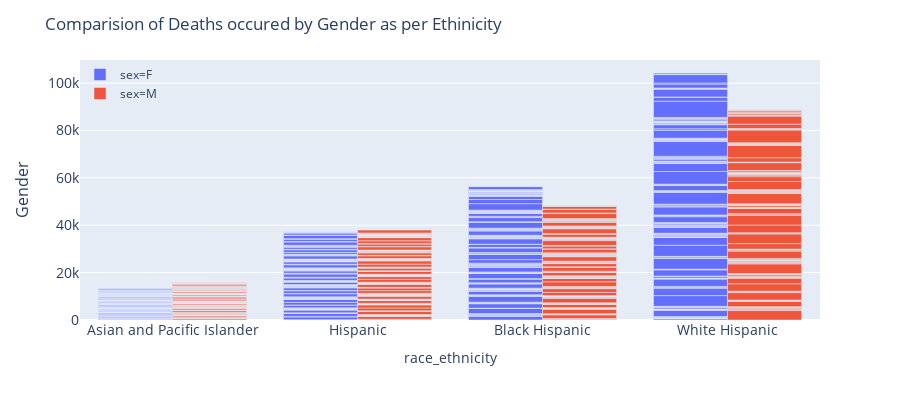

Notebook code cell kept with this figure:
### Code cell
#Death count as per gender vs Ethinicity
import plotly.express as px
fig = px.bar(df, x="race_ethnicity", y="deaths", color='sex', barmode='group',
             height=400)
fig.update_layout(
    title='Comparision of Deaths occured by Gender as per Ethinicity',
    xaxis_tickfont_size=14,
    yaxis=dict(
        title='Gender',
        titlefont_size=16,
        tickfont_size=14,
    ),
    legend=dict(
        x=0,
        y=1.0,
        bgcolor='rgba(245, 255, 255, 0)',
        bordercolor='gold'
    ))
fig.show()

### Figure 1 — Plotly figure (JSON) as saved in the notebook; plotly's stock layout.template omitted (floating-point values rounded to 4 significant figures; data arrays with more than 128 entries replaced by an {"elided": "..."} marker saying what was removed)
{"data": [{"alignmentgroup": "True", "hoverlabel": {"namelength": 0}, "hovertemplate": "sex=F<br>race_ethnicity=%{x}<br>deaths=%{y}", "legendgroup": "sex=F", "marker": {"color": "#636efa"}, "name": "sex=F", "offsetgroup": "sex=F", "orientation": "v", "showlegend": true, "textposition": "auto", "type": "bar", "x": {"elided": "506 str values"}, "xaxis": "x", "y": {"elided": "506 mixed values"}, "yaxis": "y"}, {"alignmentgroup": "True", "hoverlabel": {"namelength": 0}, "hovertemplate": "sex=M<br>race_ethnicity=%{x}<br>deaths=%{y}", "legendgroup": "sex=M", "marker": {"color": "#EF553B"}, "name": "sex=M", "offsetgroup": "sex=M", "orientation": "v", "showlegend": true, "textposition": "auto", "type": "bar", "x": {"elided": "494 str values"}, "xaxis": "x", "y": {"elided": "494 mixed values"}, "yaxis": "y"}], "layout": {"barmode": "group", "height": 400, "legend": {"bgcolor": "rgba(245, 255, 255, 0)", "bordercolor": "gold", "tracegroupgap": 0, "x": 0, "y": 1}, "margin": {"t": 60}, "title": {"text": "Comparision of Deaths occured by Gender as per Ethinicity"}, "xaxis": {"anchor": "y", "domain": [0, 1], "tickfont": {"size": 14}, "title": {"text": "race_ethnicity"}}, "yaxis": {"anchor": "x", "domain": [0, 1], "tickfont": {"size": 14}, "title": {"font": {"size": 16}, "text": "Gender"}}}}
